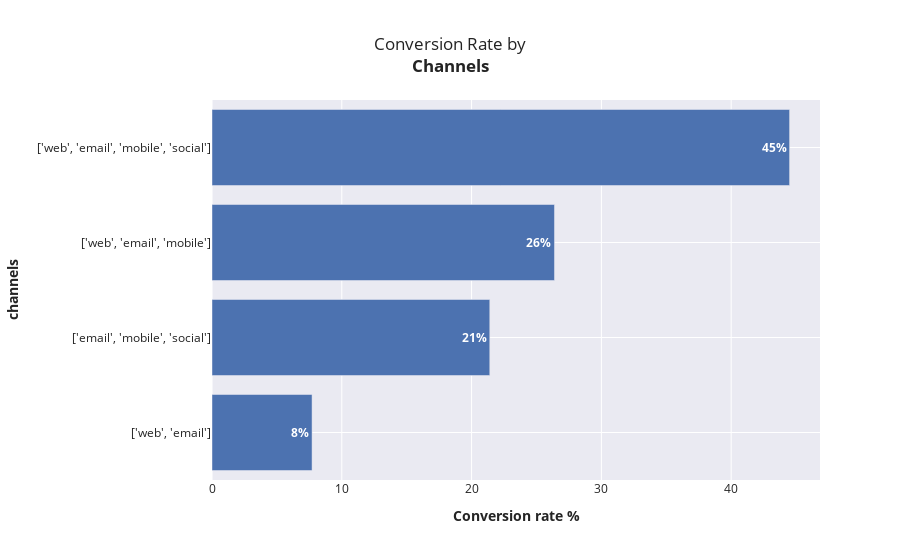

This figure's notebook cell:
### Code cell
px.bar((final['channels'].value_counts(normalize=True)*100).reset_index().sort_index(ascending=False),
       x= 'channels',y='index',
       template='seaborn',
       labels={'index':'<b>channels','channels':'<b>Conversion rate %'},
       title='Conversion Rate by<b><br>Channels',
       text_auto= True).update_traces(texttemplate = '<b>%{value:.0f}%')

### Figure 1 — Plotly figure (JSON) as saved in the notebook; plotly's stock layout.template omitted (floating-point values rounded to 4 significant figures)
{"data": [{"alignmentgroup": "True", "hovertemplate": "<b>Conversion rate %=%{x}<br><b>channels=%{y}<extra></extra>", "legendgroup": "", "marker": {"color": "rgb(76,114,176)", "pattern": {"shape": ""}}, "name": "", "offsetgroup": "", "orientation": "h", "showlegend": false, "textposition": "auto", "texttemplate": "<b>%{value:.0f}%", "type": "bar", "x": [7.71, 21.4, 26.39, 44.5], "xaxis": "x", "y": ["['web', 'email']", "['email', 'mobile', 'social']", "['web', 'email', 'mobile']", "['web', 'email', 'mobile', 'social']"], "yaxis": "y"}], "layout": {"barmode": "relative", "legend": {"tracegroupgap": 0}, "title": {"text": "Conversion Rate by<b><br>Channels"}, "xaxis": {"anchor": "y", "domain": [0, 1], "title": {"text": "<b>Conversion rate %"}}, "yaxis": {"anchor": "x", "domain": [0, 1], "title": {"text": "<b>channels"}}}}
